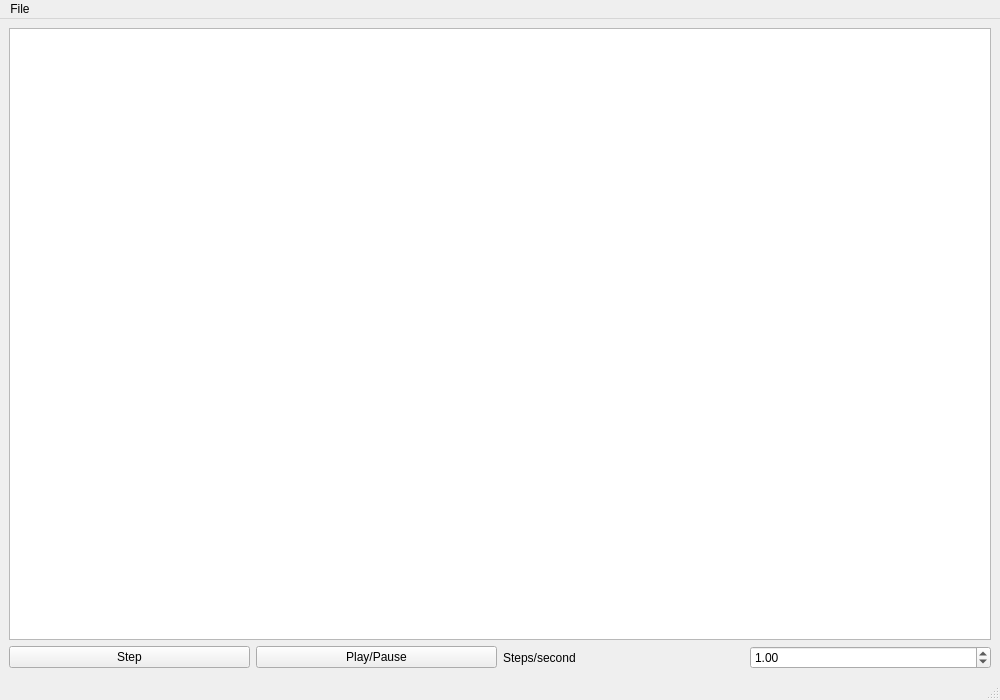
<?xml version="1.0" encoding="UTF-8"?>
<ui version="4.0">
 <class>MainWindow</class>
 <widget class="QMainWindow" name="MainWindow">
  <property name="geometry">
   <rect>
    <x>0</x>
    <y>0</y>
    <width>1000</width>
    <height>700</height>
   </rect>
  </property>
  <property name="windowTitle">
   <string>MainWindow</string>
  </property>
  <widget class="QWidget" name="centralwidget">
   <layout class="QGridLayout" name="gridLayout_2">
    <item row="0" column="0">
     <layout class="QGridLayout" name="gridLayout">
      <property name="sizeConstraint">
       <enum>QLayout::SetMaximumSize</enum>
      </property>
      <item row="1" column="0">
       <layout class="QHBoxLayout" name="horizontalLayout">
        <item>
         <widget class="QPushButton" name="pushButton_2">
          <property name="text">
           <string>Step</string>
          </property>
         </widget>
        </item>
        <item>
         <widget class="QPushButton" name="pushButton">
          <property name="text">
           <string>Play/Pause</string>
          </property>
          <property name="checkable">
           <bool>true</bool>
          </property>
         </widget>
        </item>
        <item>
         <widget class="QLabel" name="label">
          <property name="text">
           <string>Steps/second</string>
          </property>
         </widget>
        </item>
        <item>
         <widget class="QDoubleSpinBox" name="doubleSpinBox">
          <property name="enabled">
           <bool>true</bool>
          </property>
          <property name="minimum">
           <double>0.100000000000000</double>
          </property>
          <property name="maximum">
           <double>25.000000000000000</double>
          </property>
          <property name="singleStep">
           <double>0.500000000000000</double>
          </property>
          <property name="stepType">
           <enum>QAbstractSpinBox::DefaultStepType</enum>
          </property>
          <property name="value">
           <double>1.000000000000000</double>
          </property>
         </widget>
        </item>
       </layout>
      </item>
      <item row="0" column="0">
       <widget class="QGraphicsView" name="networkView">
        <property name="maximumSize">
         <size>
          <width>16777215</width>
          <height>16777215</height>
         </size>
        </property>
       </widget>
      </item>
     </layout>
    </item>
   </layout>
  </widget>
  <widget class="QMenuBar" name="menubar">
   <property name="geometry">
    <rect>
     <x>0</x>
     <y>0</y>
     <width>1000</width>
     <height>29</height>
    </rect>
   </property>
   <widget class="QMenu" name="menuFile">
    <property name="title">
     <string>File</string>
    </property>
    <addaction name="actionLoad_Simulation"/>
    <addaction name="separator"/>
    <addaction name="actionExit"/>
   </widget>
   <addaction name="menuFile"/>
  </widget>
  <widget class="QStatusBar" name="statusbar"/>
  <action name="actionLoad_Simulation">
   <property name="text">
    <string>Load Simulation</string>
   </property>
  </action>
  <action name="actionExit">
   <property name="text">
    <string>Exit</string>
   </property>
  </action>
 </widget>
 <resources/>
 <connections/>
</ui>
